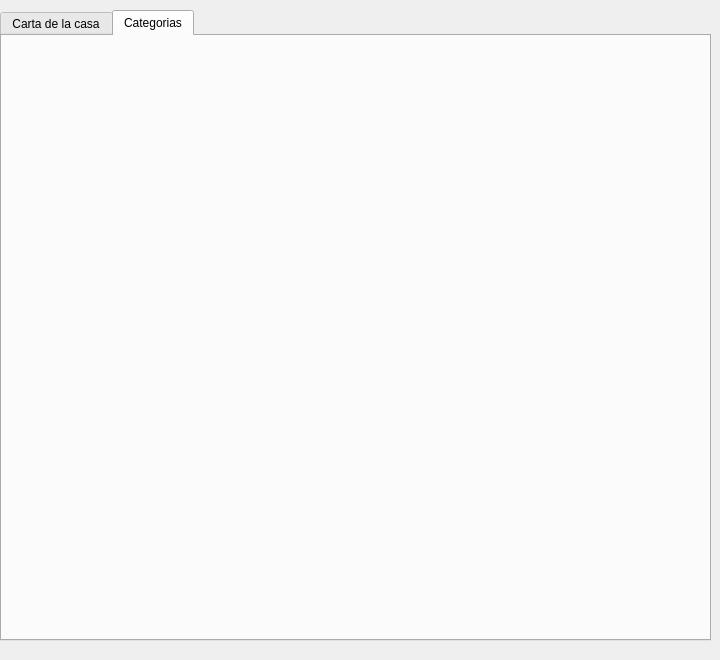
<?xml version="1.0" encoding="UTF-8"?>
<ui version="4.0">
 <class>Form</class>
 <widget class="QWidget" name="Form">
  <property name="geometry">
   <rect>
    <x>0</x>
    <y>0</y>
    <width>720</width>
    <height>660</height>
   </rect>
  </property>
  <property name="minimumSize">
   <size>
    <width>720</width>
    <height>660</height>
   </size>
  </property>
  <property name="maximumSize">
   <size>
    <width>720</width>
    <height>660</height>
   </size>
  </property>
  <property name="windowTitle">
   <string>Form</string>
  </property>
  <widget class="QTabWidget" name="tabWidget">
   <property name="geometry">
    <rect>
     <x>0</x>
     <y>10</y>
     <width>711</width>
     <height>631</height>
    </rect>
   </property>
   <property name="currentIndex">
    <number>1</number>
   </property>
   <widget class="QWidget" name="tab">
    <attribute name="title">
     <string>Carta de la casa</string>
    </attribute>
    <widget class="QTableWidget" name="tableWidget">
     <property name="geometry">
      <rect>
       <x>10</x>
       <y>60</y>
       <width>681</width>
       <height>531</height>
      </rect>
     </property>
    </widget>
    <widget class="QLineEdit" name="lineEdit">
     <property name="geometry">
      <rect>
       <x>170</x>
       <y>20</y>
       <width>521</width>
       <height>31</height>
      </rect>
     </property>
    </widget>
    <widget class="QLabel" name="label">
     <property name="geometry">
      <rect>
       <x>20</x>
       <y>20</y>
       <width>111</width>
       <height>21</height>
      </rect>
     </property>
     <property name="text">
      <string>Buscar</string>
     </property>
    </widget>
   </widget>
   <widget class="QWidget" name="tab_2">
    <attribute name="title">
     <string>Categorias</string>
    </attribute>
   </widget>
  </widget>
 </widget>
 <resources/>
 <connections/>
</ui>
